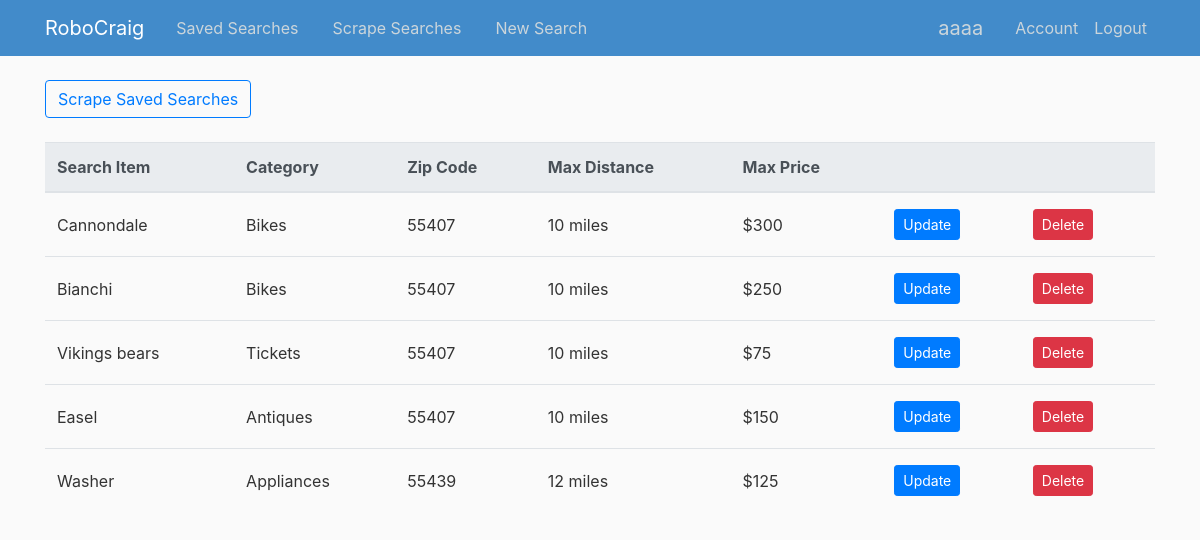
/users/aaaa (signed in), run on the app's committed database.
### RoboCraig/models.py (models this page shows, shortened)
class User(db.Model, UserMixin):
    id = db.Column(db.Integer, primary_key=True)
    username = db.Column(db.String(20), unique=True, nullable=False)
    email = db.Column(db.String(120), unique=True, nullable=False)
    password = db.Column(db.String(60), nullable=False)
    searches = db.relationship('Searcher', backref = 'author', lazy=True)       #This is noting that there is a reference to the Searcher object

class Searcher (db.Model):
    id = db.Column(db.Integer, primary_key=True)
    category = db.Column(db.String(20), nullable=False)
    search_term = db.Column(db.String(50), nullable=False)
    zip_code = db.Column(db.String(10), nullable=False)  #Might need this to be int, or validate to 5 digits
    max_distance = db.Column(db.String(10), nullable=False)
    max_price = db.Column(db.String(10), nullable=False)
    user_id = db.Column(db.Integer, db.ForeignKey('user.id'), nullable=False)       #This is making a reference to the user_id in the users table
    def __repr__(self):
        return f"Search('{self.category}','{self.search_term}', '{self.zip_code}','{self.max_distance}','{self.max_price}')"

### RoboCraig/routes.py (the view)
@app.route("/users/<string:username>")  #This is the main home route for a logged in user.  It will display their saved searches
def user_searches(username):
    choices = {'ata': 'Antiques', 'ppa': 'Appliances', 'ara': 'Arts & Crafts', 'sna': 'ATV/UTV/SNO', 'pta': 'AutoParts',
               'ava': 'Aviation',
               'baa': 'Baby and Kid Stuff', 'haa': 'Beauty and Health', 'bip': 'Bike Parts',
               'bia': 'Bikes', 'bpa': 'Boat Parts', 'boo': 'Boats', 'bka': 'Books', 'bfa': 'Business',
               'cta': 'Cars & Trucks', 'ema': 'CDs/DVDs/VHSs', 'moa': 'Cell Phones', 'cla': 'Clothes & Acc',
               'cba': 'Collectibles', 'syp': 'Computer Parts', 'sya': 'Computers', 'ela': 'Electronics',
               'gra': 'Farm & Garden', 'fua': 'Furniture', 'foa': 'General', 'hva': 'Heavy Equipment',
               'hsa': 'Household',
               'jwa': 'Jewelry', 'maa': 'Materials', 'mpa': 'Motorcycle Parts', 'mca': 'Motorcycles',
               'msa': 'Music Instruments', 'pha': 'Photo & Video', 'rva': 'RVs & Camp', 'sga': 'Sporting',
               'tia': 'Tickets', 'tla': 'Tools', 'taa': 'Toys & Games', 'tra': 'Trailers',
               'vga': 'Video Gaming', 'wta': 'Wheels & Tires'}
    user = User.query.filter_by(username=username).first_or_404()  #giving the function the username attribute returns the username of the current_user
    searches = Searcher.query.filter_by(author=user)   #Using this username, it retrieves a list of their Searcher objects
    print ("This is searches")
    print (type(searches))
    print (searches)
    testsearches = Searcher.query.filter_by(author=user).first()
    print ("This is testsearches")
    print (testsearches)
    if searches is None:
        print ("Hello")
    else:
        print ("howdeedoodee")
    for s in searches:
        if s == 0:
            print ("none here")
        else:
            print ("something here")
    if current_user == user:        #Will only render the template if the user is logged in.  Otherwise, they receive a 403
        return render_template('user_searches.html', searches=searches, user=user, username=username,choices=choices,testsearches=testsearches)
    else:
        abort(403)

### RoboCraig/models.py (called while the page is built)
@login_manager.user_loader
def load_user(user_id):
    return User.query.get(int(user_id))

### RoboCraig/templates/user_searches.html
{% extends "layout.html" %}
{% block content %}
    {% if testsearches is none %}
        <h3>Create a <a href="{{ url_for('new_search')}}">new search</a> to save for an item in Minneapolis Craigslist</h3><br>
        <h3>Your search will be saved here</h3>
    {% else %}
    <a href="{{ url_for('scrapedresults',username=username) }}"><button type="button" class="btn btn-outline-primary">Scrape Saved Searches</button></a><br><br>
    <table class="table table-hover">
            <thead class="thead-light">
                <tr>
                    <th scope="col">Search Item</th>
                    <th scope="col">Category</th>
                    <th scope="col">Zip Code</th>
                    <th scope="col">Max Distance</th>
                    <th scope="col">Max Price</th>
                    <th scope="col"></th>
                    <th scope="col"></th>
                </tr>
            </thead>
            <tbody>
            {% for search in searches %}
            <tr>
                    <td>{{ search.search_term }}</td>
                    {% if search.category in choices %}
                        <td>{{ choices[search.category]}}</td>
                    {% else %}
                        <td>{{ search.category }}</td>
                    {% endif %}
                    <td>{{ search.zip_code }}</td>
                    <td>{{ search.max_distance }} miles</td>
                    <td>${{ search.max_price }}</td>
                    <td><a class="btn btn-primary btn-sm mt-1 mb-1" href="{{ url_for('update_search', search_id = search.id) }}">Update</a></td>
                    <td>
                        <form action="{{ url_for('delete_search', search_id=search.id) }}" method="POST">
                            <input class="btn btn-danger btn-sm m-1" type = "submit" value="Delete">
                        </form>
                    </td>
                </tr>
            {% endfor %}
            </tbody>
    </table>
    {% endif %}
{% endblock content %}

### RoboCraig/templates/layout.html (shortened to what this page needs)
<!DOCTYPE html>
<html>
<head>
    <link rel="stylesheet" href="https://maxcdn.bootstrapcdn.com/bootstrap/4.0.0/css/bootstrap.min.css">
    <link rel="stylesheet" type="text/css" href="{{ url_for('static', filename='main.css') }}">
</head>
<body>
    <header class="site-header">
      <nav class="navbar navbar-expand-md navbar-dark bg-steel fixed-top">
        <div class="container">
          <a class="navbar-brand mr-4" href="/">RoboCraig</a>
          <div class="collapse navbar-collapse" id="navbarToggle">
            <div class="navbar-nav mr-auto">
                {% if current_user.is_authenticated %}
                  <a class="nav-item nav-link" href="{{ url_for('user_searches',username=username) }}">Saved Searches &nbsp&nbsp&nbsp</a>
                  <a class="nav-item nav-link" href="{{ url_for('scrapedresults',username=username) }}">Scrape Searches &nbsp&nbsp&nbsp</a>
                  <a class="nav-item nav-link" href="{{ url_for('new_search') }}">New Search</a>
                {% endif %}
            </div>
            <div class="navbar-nav">
                {% if current_user.is_authenticated %}
                    <a class="nav-item nav-link navbar-brand" href="{{ url_for('account') }}">{{ username }}</a>
                    <a class="nav-item nav-link" href="{{ url_for('account') }}">Account</a>
                    <a class="nav-item nav-link" href="{{ url_for('logout') }}">Logout</a>
                {% else %}
                  <a class="nav-item nav-link" href="{{ url_for('login') }}">Login</a>
                  <a class="nav-item nav-link" href="{{ url_for('register') }}">Register</a>
                {% endif %}
            </div>
          </div>
        </div>
      </nav>
    </header>
    <main role="main" class="container">
      <div class="row">
        <div class="col-md-12">
          {% block content %}{% endblock %}
        </div>
      </div>
    </main>
</body>
</html>

### RoboCraig/static/main.css (style rules this page uses)
body { background: #fafafa; color: #333333; margin-top: 5rem; }
.bg-steel { background-color: #428bca; }
.site-header .navbar-nav .nav-link { color: #cbd5db; }
.table > tbody > tr > td { vertical-align: middle; }

### data on the page
User: username "aaaa"
Searcher: search_term "Cannondale", category "Bikes", zip_code "55407", max_distance "10", max_price "300"
Searcher: search_term "Bianchi", category "Bikes", zip_code "55407", max_distance "10", max_price "250"
Searcher: search_term "Vikings bears", category "Tickets", zip_code "55407", max_distance "10", max_price "75"
Searcher: search_term "Easel", category "Antiques", zip_code "55407", max_distance "10", max_price "150"
Searcher: search_term "Washer", category "Appliances", zip_code "55439", max_distance "12", max_price "125"
